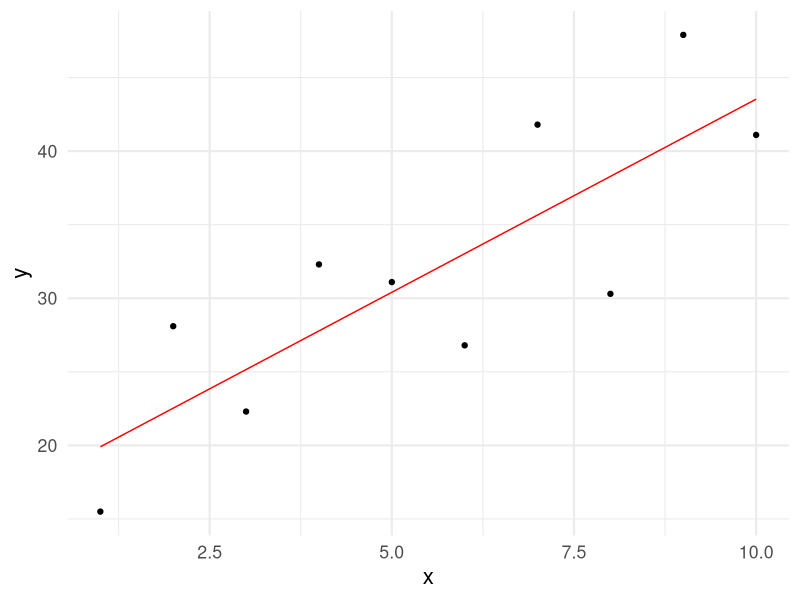
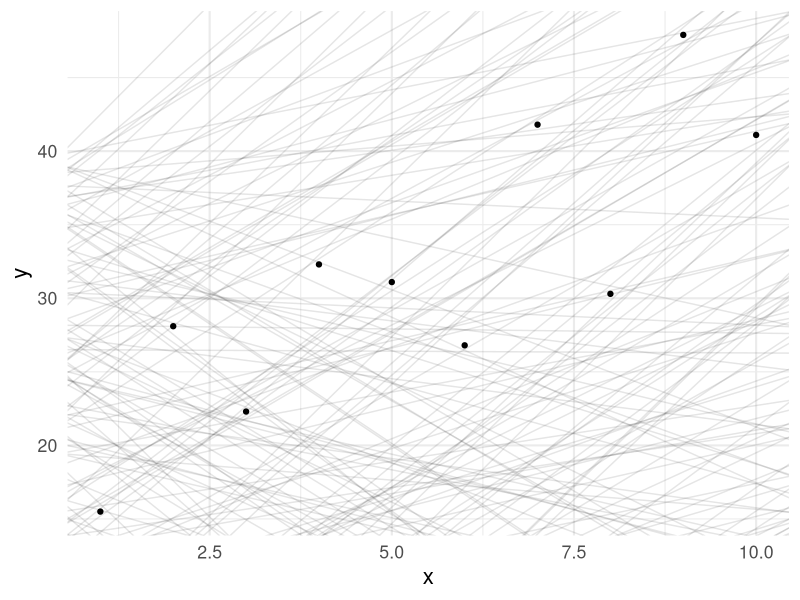
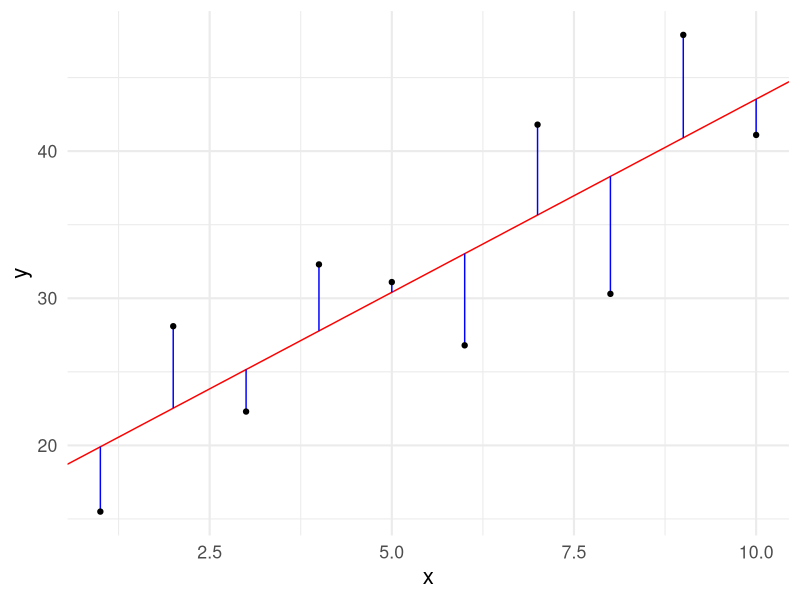
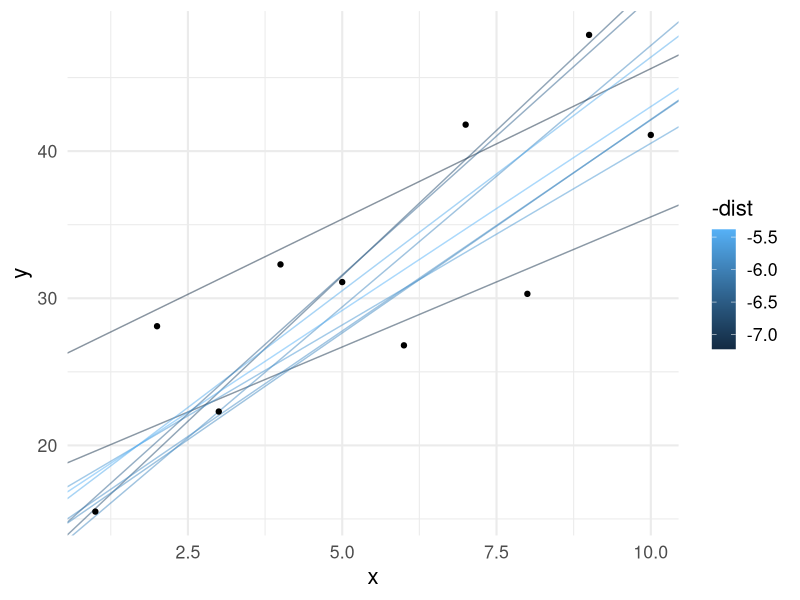
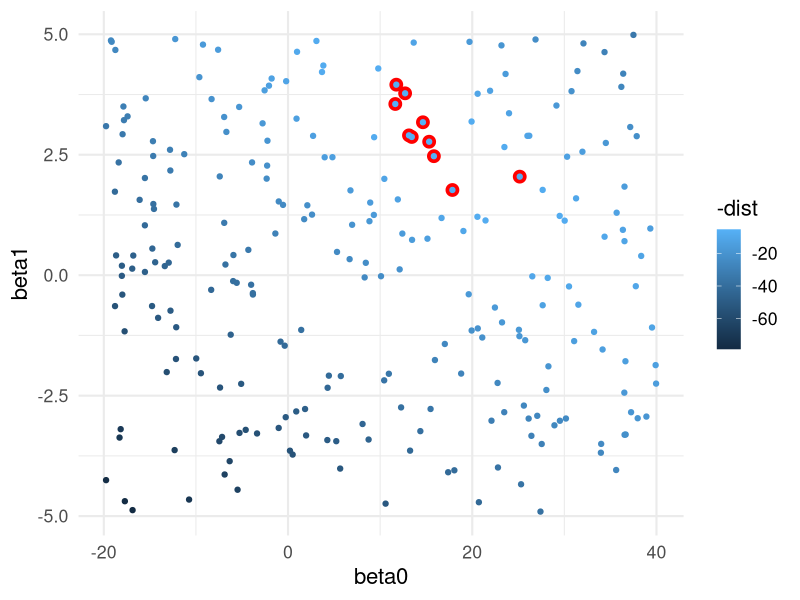
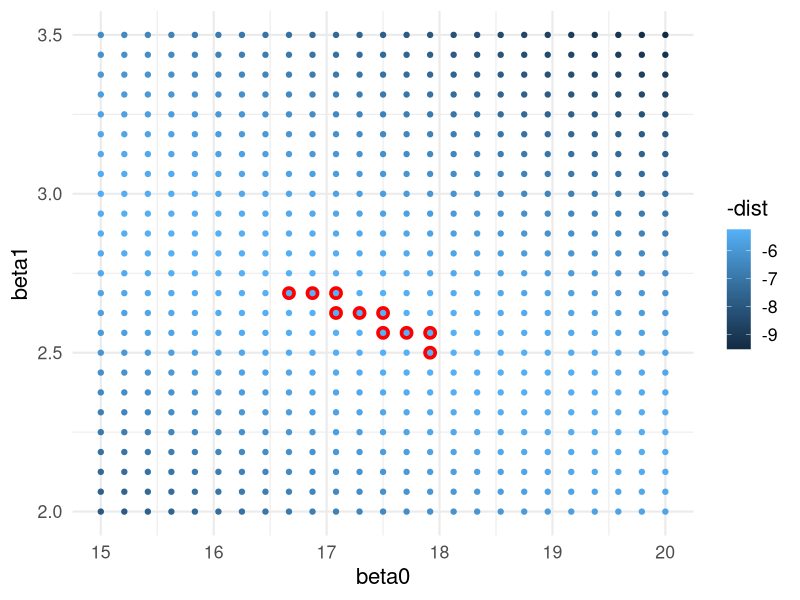
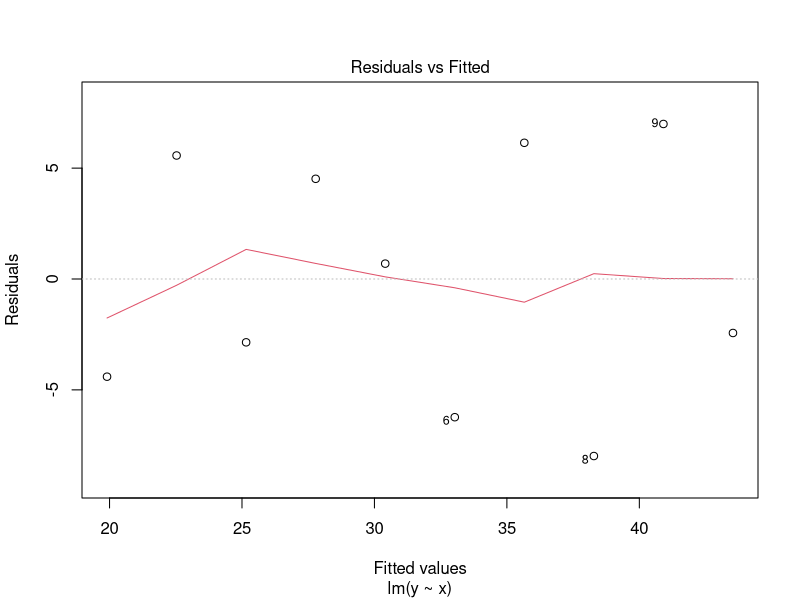
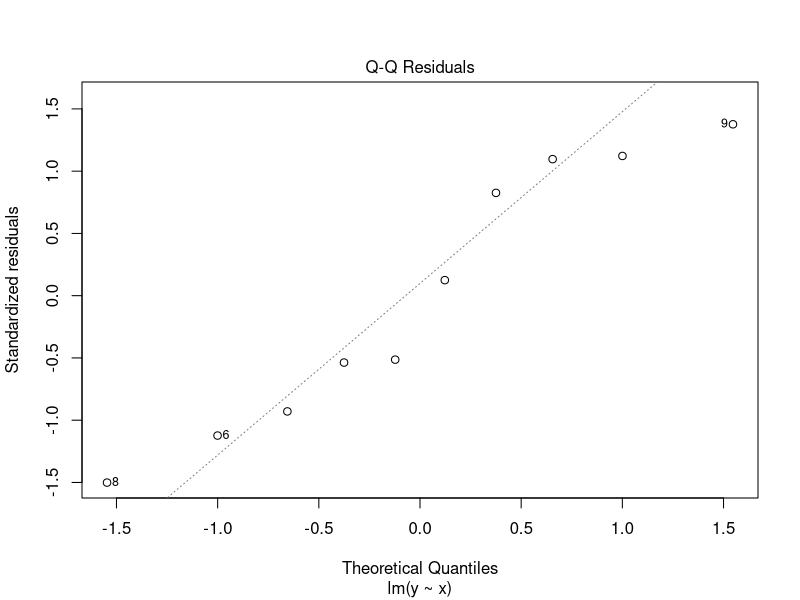

Reproduce these figures in R, in order.
## ---- chunk 1
library( knitr )
library( kableExtra )
library( tidyverse )
theme_set( theme_minimal( base_size = 16) )
## ---- chunk 2
df <- data.frame( x = 1:10,
                  y = c( 15.5, 28.1, 22.3, 
                         32.3, 31.1, 26.8, 
                         41.8, 30.3, 47.9, 
                         41.1) )
ggplot( df, aes(x,y) ) + 
  stat_smooth( method="lm", 
               formula = y ~ x, 
               se=FALSE, 
               color="red", size=0.5) + 
  geom_point() 
## ---- chunk 3
models <- data.frame( beta0 = runif(250,-20,40),
                      beta1 = runif(250, -5, 5))
summary( models )
## ---- chunk 4
ggplot() + 
  geom_abline( aes(intercept = beta0, 
                   slope = beta1), 
               data = models,
               alpha = 0.1) + 
  geom_point( aes(x,y), 
              data=df )
## ---- chunk 5
fit <- lm( y ~ x, data=df )
yhat <- data.frame( x = 1:10,
                    yhat = predict( fit ),
                    y= df$y )

ggplot( df ) + 
  geom_abline( aes( intercept = fit$coefficients[1],
                    slope = fit$coefficients[2]),
               color="red") +
  geom_segment( aes(x=x, y = y, xend = x, yend = yhat), 
                data = yhat,
                color = "blue") + 
  geom_point( aes(x,y) ) 
## ---- chunk 6
model_distance <- function( intercept, slope, X, Y ) {
  yhat <- intercept + slope * X
  diff <- Y - yhat
  return( sqrt( mean( diff ^ 2 ) ) )
}
## ---- chunk 7
models$dist <- NA
for( i in 1:nrow(models) ) {
  models$dist[i] <- model_distance( models$beta0[i],
                                    models$beta1[i],
                                    df$x,
                                    df$y )
}
head( models )
## ---- chunk 8
ggplot()  + 
  geom_abline( aes(intercept = beta0,
                   slope = beta1, 
                   color = -dist),
               data = filter( models, rank(dist) <= 10 ),
               alpha = 0.5) + 
  geom_point( aes(x,y),
              data=df) 
  
## ---- chunk 9
ggplot( models, aes(x = beta0, 
                    y = beta1,
                    color = -dist)) + 
  geom_point( data = filter( models, rank(dist) <= 10), 
              color = "red",
              size = 4) +
    geom_point()
## ---- chunk 10
grid <- expand.grid( beta0 = seq(15,20, length = 25),
                     beta1 = seq(2, 3.5, length = 25))
grid$dist <- NA
for( i in 1:nrow(grid) ) {
  grid$dist[i] <- model_distance( grid$beta0[i],
                                  grid$beta1[i],
                                  df$x,
                                  df$y )
}

ggplot( grid, aes(x = beta0, 
                  y = beta1,
                  color = -dist)) + 
  geom_point( data = filter( grid, rank(dist) <= 10), 
              color = "red",
              size = 4) +
  geom_point()
## ---- chunk 11
fit <- lm( y ~ x, data = df )
fit
## ---- chunk 12
model_distance( -1.76, 3.385, df$x, df$y )
## ---- chunk 13
grid %>%
  arrange( dist ) %>%
  head( n = 1) 
## ---- chunk 14
plot( fit, which = 1 )
## ---- chunk 15
plot( fit, which = 2 )
## ---- chunk 16
plot( fit, which = 5 )
## ---- chunk 17
anova( fit )
## ---- chunk 18
summary( fit )
## ---- chunk 19
names( summary( fit ) )
## ---- chunk 20
get_pval <- function( model ) {
  f <- summary( model )$fstatistic[1]
  df1 <- summary( model )$fstatistic[2]
  df2 <- summary( model )$fstatistic[3]
  p <- as.numeric( 1.0 - pf( f, df1, df2 ) )
  return( p  )
}

get_pval( fit )
## ---- chunk 21
c( `Regression R^2` = summary( fit )$r.squared,
   `Squared Correlation` = as.numeric( cor.test( df$x, df$y )$estimate^2 ) )
## ---- chunk 22
predict( fit ) -> yhat 
yhat 
## ---- chunk 23
plot( yhat ~ df$x, type='l', bty="n", col="red" )
## ---- chunk 24
residuals( fit ) -> resids
resids 
## ---- chunk 25
plot( resids ~ yhat, bty="n", xlab="Predicted Values", ylab="Residuals (yhat - y)", pch=16 )
abline(0, 0, lty=2, col="red")
## ---- chunk 26
airquality %>%
  select( -Month, -Day ) -> df.air
summary( df.air )
## ---- chunk 27
fit.solar <- lm( Ozone ~ Solar.R, data = df.air )
anova( fit.solar )
## ---- chunk 28
fit.temp <- lm( Ozone ~ Temp, data = df.air )
fit.wind <- lm( Ozone ~ Wind, data = df.air )

data.frame( Model = c( "Ozone ~ Solar",
                       "Ozone ~ Temp",
                       "Ozone ~ Wind"), 
            R2 = c( summary( fit.solar )$r.squared,
                    summary( fit.temp )$r.squared,
                    summary( fit.wind )$r.squared ), 
            P = c( get_pval( fit.solar), 
                   get_pval( fit.temp ),
                   get_pval( fit.wind ) ) ) -> df.models

df.models %>%
  arrange( -R2 ) %>%
  mutate( P = format( P, scientific=TRUE, digits=3)) %>%
  kable( caption = "Model parameters predicting mean ozone in parts per billion measured in New York during the period of 1 May 1973 - 30 September 1973.",
         digits = 3) %>%
  kable_minimal()
## ---- chunk 29
fit.temp.wind <- lm( Ozone ~ Temp + Wind, data = df.air )
fit.temp.solar <- lm( Ozone ~ Temp + Solar.R, data = df.air )
fit.wind.solar <- lm( Ozone ~ Wind + Solar.R, data = df.air )
## ---- chunk 30
df.models <- rbind( df.models, 
                    data.frame( Model = c( "Ozone ~ Temp + Wind",
                                           "Ozone ~ Temp + Solar",
                                           "Ozone ~ Wind + Solar" ),
                                R2 = c( summary( fit.temp.wind )$r.squared,
                                        summary( fit.temp.solar )$r.squared,
                                        summary( fit.wind.solar )$r.squared ),
                                P = c( get_pval( fit.temp.wind),
                                       get_pval( fit.temp.solar),
                                       get_pval( fit.wind.solar) )
                                ))
df.models %>%
  mutate( P = format( P, scientific=TRUE, digits=3)) %>%
  kable( caption = "Model parameters predicting mean ozone in parts per billion measured in New York during the period of 1 May 1973 - 30 September 1973.",
         digits = 3) %>%
  kable_minimal()
## ---- chunk 31
fit.all <- lm( Ozone ~ Solar.R + Temp + Wind, data = df.air )
## ---- chunk 32
df.models <- rbind( df.models, 
                    data.frame( Model = c( "Ozone ~ Temp + Wind + Solar"),
                                R2 = c( summary( fit.all )$r.squared ),
                                P = c( get_pval( fit.all)  )
                                ))


df.models$P = cell_spec( format( df.models$P, 
                                 digits=3, 
                                 scientific=TRUE), 
                         color = ifelse( df.models$P == min(df.models$P), 
                                         "red",
                                         "black"))
df.models$R2 = cell_spec( format( df.models$R2, 
                                  digits=3, 
                                  scientific=TRUE), 
                          color = ifelse( df.models$R2 == max( df.models$R2), 
                                          "green",
                                          "black"))

df.models %>%
  mutate( P = format( P, digits=3, scientific = TRUE) ) %>% 
  kable( caption = "Model parameters predicting mean ozone in parts per billion measured in New York during the period of 1 May 1973 - 30 September 1973.  Values in green indicate the model with the largest variance explained and those in red indicate models with the lowest probability.",
         escape = FALSE) %>%
  kable_paper( "striped", full_width = FALSE )
## ---- chunk 33
random.models  <- list()
random.models[["Ozone ~ Temp"]] <- fit.temp
random.models[["Ozone ~ Wind"]] <- fit.wind
random.models[["Ozone ~ Solar"]] <- fit.solar
random.models[["Ozone ~ Temp + Wind"]] <- fit.temp.wind
random.models[["Ozone ~ Temp + Solar"]] <- fit.temp.solar
random.models[["Ozone ~ Wind + Solar"]] <- fit.wind.solar
random.models[[ "Ozone ~ Temp + Wind + Solar" ]] <- fit.all

df.tmp <- df.air

for( i in 1:8 ) {
  lbl <- paste("Ozone ~ Temp + Wind + Solar + ", i, " Random Variables", sep="")
  df.tmp[[lbl]] <- rnorm( nrow(df.tmp) )
  random.models[[lbl]] <- lm( Ozone ~ ., data = df.tmp ) 
}

data.frame( Models = names( random.models ),
            R2 = sapply( random.models, 
                          FUN = function( x ) return( summary( x )$r.squared), 
                          simplify = TRUE ),
            P = sapply( random.models, 
                        FUN = get_pval ) ) -> df.random

df.random %>%
  kable( caption = "Fraction of variation explained by original variable as well as models with incrementally more predictor variables made up of randomly derived data.",
         digits=4,
         row.names = FALSE ) %>%
  kable_paper("striped", full_width = FALSE )
## ---- chunk 34

df.random$AIC <- sapply( random.models, 
                         FUN = AIC, 
                         simplify = TRUE )

df.random$deltaAIC = df.random$AIC - min( df.random$A)

df.random %>%
  select( -P ) %>%
  kable( caption = "Model parameters predicting mean ozone in parts per billion measured in New York during the period of 1 May 1973 - 30 September 1973 with variance explained, AIC, and ∂AIC for alternative models.",
         escape = FALSE,
         row.names = FALSE, 
         digits = 3) %>%
  kable_paper( "striped", full_width = FALSE )
